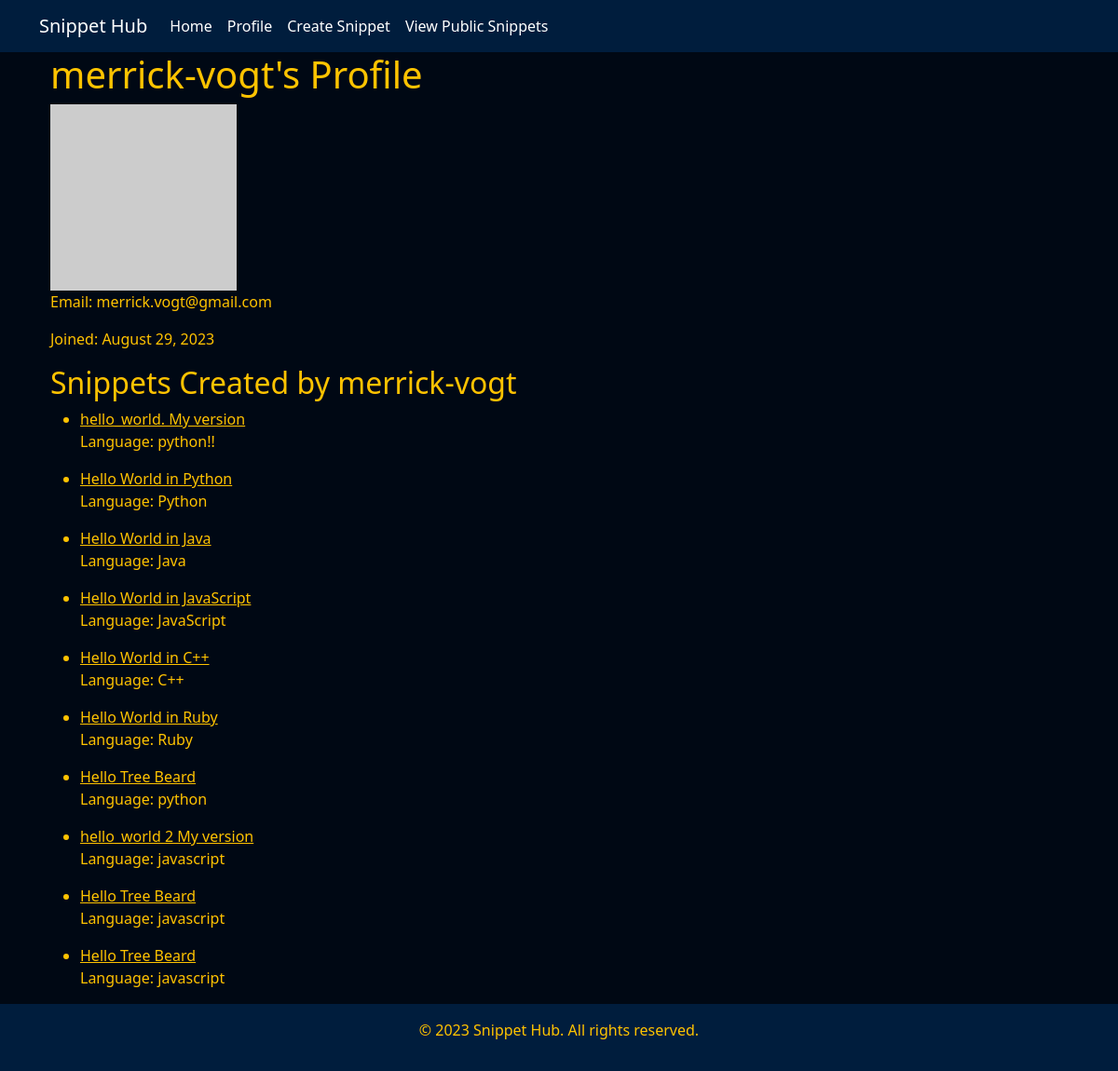
Page /user/merrick-vogt/ on the earlier database version.
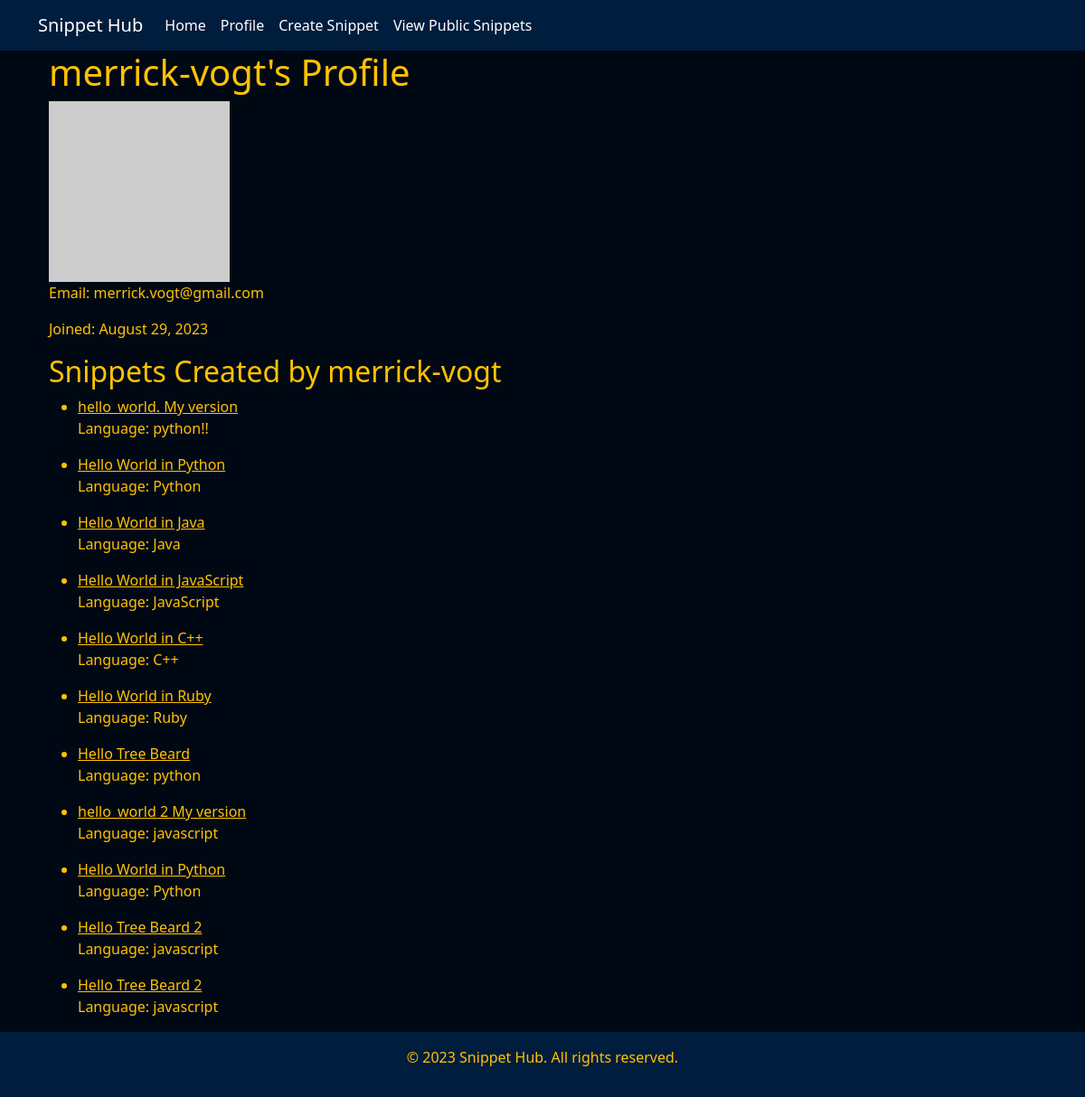
Same page on the later database version.
### snippets/models.py (models this page shows, shortened)
class Snippet(models.Model):
    title = models.CharField(max_length=100)
    language = models.CharField(max_length=100)
    code = models.TextField()
    description = models.TextField()
    created = models.DateTimeField(auto_now_add=True)
    modified = models.DateTimeField(auto_now=True)
    creator = models.ForeignKey('auth.User', related_name='snippets', on_delete=models.CASCADE)
    is_public = models.BooleanField(default=True)
    tags = models.ManyToManyField("Tag")
    copy_count = models.PositiveBigIntegerField(default=0)

### snippets/views.py (the view)
# urls.py: path('user/<str:username>/', views.view_user_profile, name='view_user_profile'),
def view_user_profile(request, username):
    user = User.objects.get(username=username)
    snippets = Snippet.objects.filter(creator=user)
    return render(request, 'snippets/view_user_profile.html', {'user': user, 'snippets': snippets})

### snippets/templates/snippets/view_user_profile.html
{% extends 'base.html' %}
{% block content %}
    <div class="container">
        <h1>{{ user.username }}'s Profile</h1>
        <img src="https://robohash.org/{{ user.username }}" alt="Profile Picture" style="width:200px; height:200px;">
        <p>Email: {{ user.email }}</p>
        <p>Joined: {{ user.date_joined|date:"F j, Y" }}</p>
        <h2>Snippets Created by {{ user.username }}</h2>
        <ul>
            {% for snippet in snippets %}
                <li>
                    <a href="{% url 'snippets:view_snippet' snippet.id %}">{{ snippet.title }}</a>
                    <p>Language: {{ snippet.language }}</p>
                </li>
            {% empty %}
                <p>This user has not created any snippets yet.</p>
            {% endfor %}
        </ul>
    </div>
{% endblock %}

### snippets/templates/base.html (shortened to what this page needs)
{% load static %}
<!DOCTYPE html>
<html lang="en">
<head>
  <link href="https://cdn.jsdelivr.net/npm/bootstrap@5.1.2/dist/css/bootstrap.min.css" rel="stylesheet">
  <link rel="stylesheet" type="text/css" href="{% static 'snippets/style.css' %}">
</head>
<body>
  <nav class="navbar navbar-expand-lg">
    <div class="container">
      <a class="navbar-brand text-white" href="{% url 'snippets:home' %}">Snippet Hub</a>
      <div class="collapse navbar-collapse">
        <ul class="navbar-nav mr-auto">
          <li class="nav-item">
            <a class="nav-link text-white" href="{% url 'snippets:home' %}">Home</a>
          </li>
          <li class="nav-item">
            <a class="nav-link text-white" href="{% url 'snippets:profile' %}">Profile</a>
          </li>
          <li class="nav-item">
            <a class="nav-link text-white" href="{% url 'snippets:new_snippet' %}">Create Snippet</a>
          </li>
          <li class="nav-item">
            <a class="nav-link text-white" href="{% url 'snippets:view_snippets' %}">View Public Snippets</a>
          </li>
        </ul>
      </div>
    </div>
  </nav>
  <div class="container">
    {% block content %}{% endblock %}
  </div>
  <div class="footer text-center py-3">
    <p>&copy; 2023 Snippet Hub. All rights reserved.</p>
  </div>
</body>
</html>

### snippets/static/snippets/style.css (style rules this page uses)
body { background-color: #000814; color: #FFC300; }
.navbar, .footer { background-color: #001D3D; }
a { color: #FFC300; }

Differences in the rows shown:
removed Snippet: title "Hello Tree Beard", language "javascript"
removed Snippet: title "Hello Tree Beard", language "javascript"
added Snippet: title "Hello World in Python", language "Python"
added Snippet: title "Hello Tree Beard 2", language "javascript"
added Snippet: title "Hello Tree Beard 2", language "javascript"
